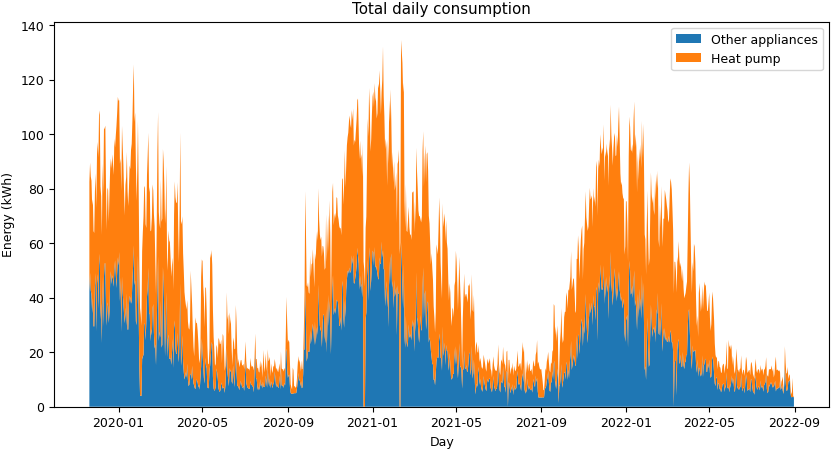

Source code (Python):
import matplotlib.pyplot as plt

def plot_stacked_daily_consumption(df, appliance_columns, labels, figsize=(10, 5), xlabel='Day', ylabel='Energy (kWh)', title='Total daily consumption'):
    fig, ax = plt.subplots(1, 1, figsize=figsize)

    # calculate the daily demand for each appliance
    daily_appliance = df.groupby([df.index.date])[appliance_columns].sum()

    # create the stacked plot
    ax.stackplot(daily_appliance.index, daily_appliance.T, labels=labels)

    ax.set_xlabel(xlabel)
    ax.set_ylabel(ylabel)
    ax.set_title(title)
    ax.legend()

    plt.show()

# Example usage:
# Assuming df_smd is your DataFrame
appliance_columns = ['Value_OtherAppliances', 'Value_HeatPump']
labels = ['Other appliances', 'Heat pump']

plot_stacked_daily_consumption(df_smd, appliance_columns, labels)
